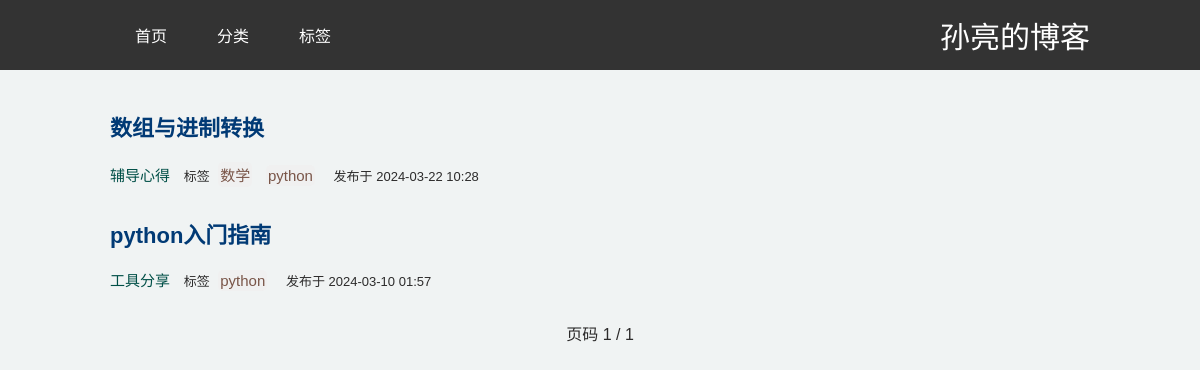
Screenshot of /tag/python/ with the database file from the repository.
### blog/models.py (models this page shows, shortened)
class Post(models.Model):
    STATUS_CHOICES = (
        ('draft', '草稿'),
        ('published', '已发布'),
    )
    title = models.CharField(max_length=200, verbose_name='标题', unique=True)
    slug = models.SlugField(max_length=200, unique_for_date='publish_date', verbose_name='Slug')
    author = models.ForeignKey(User, on_delete=models.CASCADE, related_name='blog_posts', verbose_name='作者')
    content = models.TextField(verbose_name='内容')
    publish_date = models.DateTimeField(auto_now_add=True, verbose_name='发布日期')
    last_updated = models.DateTimeField(auto_now=True, verbose_name='最后更新')
    status = models.CharField(max_length=10, choices=STATUS_CHOICES, default='draft', verbose_name='状态')
    category = models.ForeignKey(Category, on_delete=models.CASCADE, related_name='posts', verbose_name='分类')
    tags = models.ManyToManyField(Tag, related_name='posts', verbose_name='标签')
    class Meta:
        ordering = ('-publish_date',)
        verbose_name = '博文'
        verbose_name_plural = '博文'

class Category(models.Model):
    name = models.CharField(max_length=100, unique=True, verbose_name='名称')
    slug = models.SlugField(max_length=100, unique=True, verbose_name='Slug', null=True, blank=True)
    description = models.TextField(blank=True, verbose_name='描述')
    class Meta:
        verbose_name = '分类'
        verbose_name_plural = '分类'

class Tag(models.Model):
    name = models.CharField(max_length=100, unique=True, verbose_name='名称')
    slug = models.SlugField(max_length=100, unique=True, verbose_name='Slug', null=True, blank=True)
    class Meta:
        verbose_name = '标签'
        verbose_name_plural = '标签'

### blog/views.py (the view)
# urls.py: path('tag/<slug:tag_slug>/', views.tag_posts, name='tag_posts'),
def tag_posts(request, tag_slug):
    tag = get_object_or_404(Tag, slug=tag_slug)
    posts_list = Post.objects.filter(tags=tag, status='published').order_by('-publish_date')
    paginator = Paginator(posts_list, 10)  # 每页10篇文章
    page_number = request.GET.get('page', 1)
    page_obj = paginator.get_page(page_number)
    return render(request, 'blog/tag_posts.html', {'tag': tag, 'page_obj': page_obj})

### templates/blog/tag_posts.html (shortened to what this page needs)
{% extends "blog/base.html" %}
{% block content %}
    <div class="content">
        <div id="app">
            {% for post in page_obj %}
                <div class="post">
                    <h2><a href="{% url 'post_detail' slug=post.slug %}" class="post-link">{{ post.title }}</a></h2>
                    <p>
                        <span> <a class="category-link"
                                  href="{% url 'category_posts' category_slug=post.category.slug %}">{{ post.category.name }}</a>
                        </span>
                        <span>
                            标签
                            {% for tag in post.tags.all %}
                                <a class="tag-link" href="{% url 'tag_posts' tag_slug=tag.slug %}">{{ tag.name }}</a>
                            {% endfor %}
                        </span>
                        <span>发布于 {{ post.publish_date|date:"Y-m-d H:i" }}</span>
                    </p>
                </div>
            {% empty %}
                <p>没有找到任何文章。</p>
            {% endfor %}
            <div class="pagination">
                <span>页码 {{ page_obj.number }} / {{ page_obj.paginator.num_pages }}</span>
            </div>
        </div>
    </div>
{% endblock %}

### templates/blog/base.html (style rules this page uses)
body { margin: 0; font-family: Arial, sans-serif; background-color: #f0f3f3; }
.content { padding: 20px; margin: 0 auto; width: 980px; }

### templates/blog/tag_posts.html (style rules this page uses)
.post-link { color: #013a75; font-weight: bold; text-decoration: none; font-size: 22px; }
.post { margin-bottom: 30px; }
.category-link { color: #004f47; text-decoration: none; }
.tag-link { color: #795548; background-color: #f0f0f0; border-radius: 5px; padding: 2px 2px; margin-right: 5px; margin-left: 5px; display: inline-block; text-decoration: none; }
span { margin-right: 10px; font-size: 13px; color: #2c2b2b; }
span a { font-size: 15px; }
.pagination a, .pagination span { font-size: 16px; }
.pagination { display: flex; justify-content: center; margin-top: 20px; padding-bottom: 20px; }
.pagination span { margin: 0 10px; }

### rows the page displays
Post: title "数组与进制转换", category.name "辅导心得", publish_date "2024-03-22 10:28"
Tag: name "数学"
Tag: name "python"
Post: title "python入门指南", category.name "工具分享", publish_date "2024-03-10 01:57"

### other values shown
{{ page_obj.number }} "1"
{{ page_obj.paginator.num_pages }} "1"
